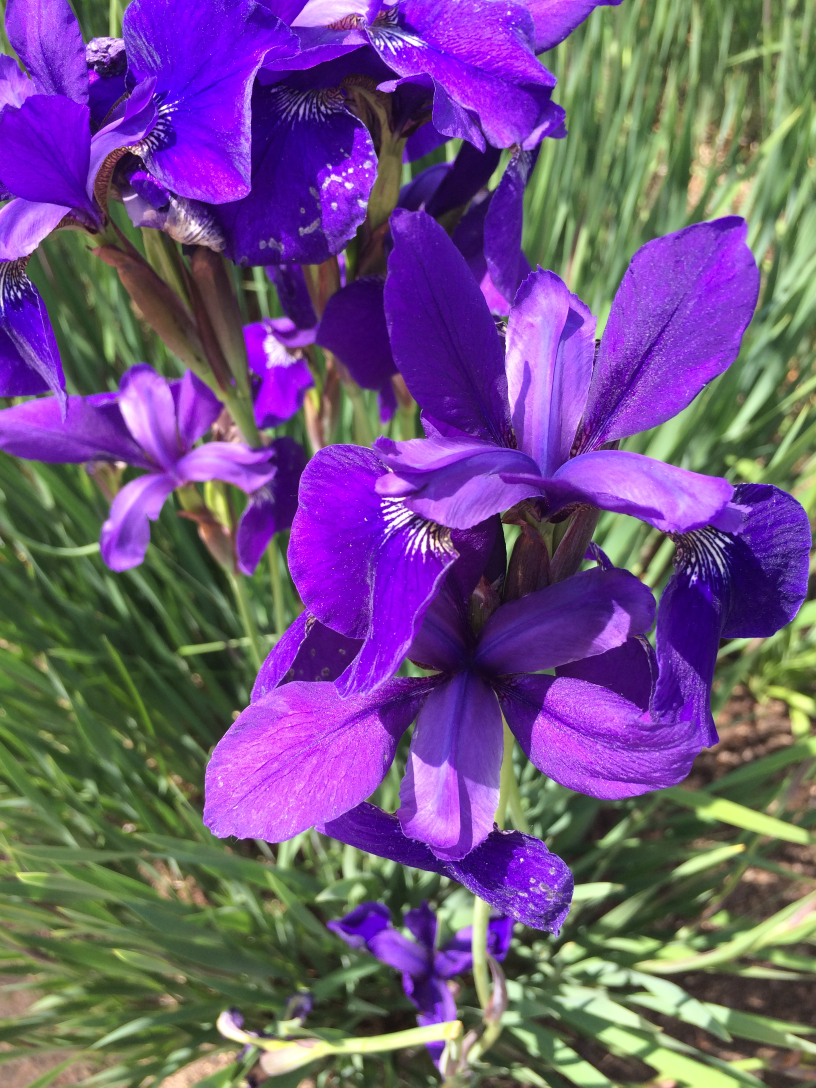
#> input picture IMG_4382.JPG, 2448 x 3264 px, found by its file name (shown at 1/3 size)
$ python ColorDetection.py --image IMG_4382.JPG
#> lines starting #> are read from the running program, lines starting #| are printed output that depends on the picture; after the words box and inside, x2 and y2 are one past the last pixel; in counts of white or black regions, pixels touching at a corner belong together
# import the necessary packages
import numpy as np
import argparse
import cv2

# construct the argument parse and parse the arguments
ap = argparse.ArgumentParser()
ap.add_argument("-i", "--image", help = "path to the image")
args = vars(ap.parse_args())

# load the image
image = cv2.imread("IMG_4382.jpg",1)
#> image is the input picture: shape (3264, 2448, 3); mean B, G, R 129.2, 84.1, 112.4
#resizes the image to fit on screen
r = 500.0 / image.shape[1]
#> r = 0.204
dim = (500, int(image.shape[0] * r))
#> dim = (500, 666)
resized = cv2.resize(image, dim, interpolation = cv2.INTER_AREA)
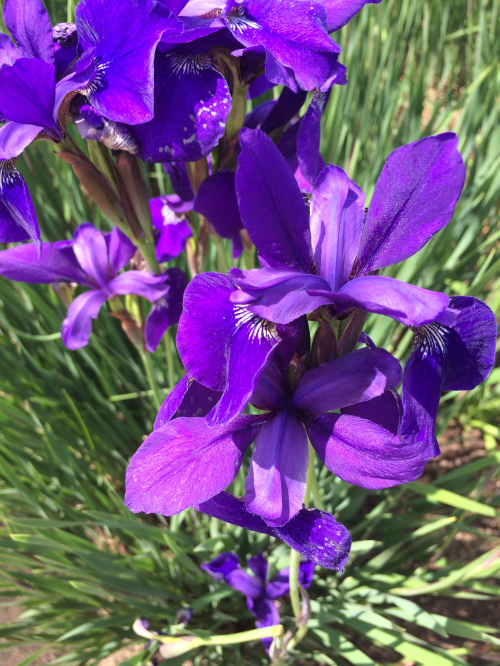
#> resized: shape (666, 500, 3); mean B, G, R 129.2, 84.1, 112.4
image=resized

def selectPhotoWithColor(color):
#> called with color = 'purple'
        color=color.lower()
        # define the list of boundaries
        dict={"red":([17, 15, 100], [50, 56, 200]),
        "orange":([5, 50, 50],[15, 255, 255]),
        "yellow":([103, 86, 65], [145, 133, 128]),
        "green":([45, 100, 50], [75, 255, 255]),
        "blue":([25, 146, 190], [62, 174, 250]),
        "purple":([220,86,80],[255,160,255]),
        "pink":([170,100,0],[240,180,255]),
        "brown":([25,15,80],[34,45,200]),
        "black":([0,0,0],[179,50,45]),}
        boundries=dict[color]

        try:
                dict[color]
        except ValueError:
                print('Color not found')
        except:
                print('Error color not found')

        # create NumPy arrays from the boundaries
        low=boundries[0]
        up=boundries[1]
        lower = np.array(low, dtype = "uint8")
        upper = np.array(up, dtype = "uint8")

        # find the colors within the specified boundaries and apply
        # the mask
        mask = cv2.inRange(image, lower, upper)
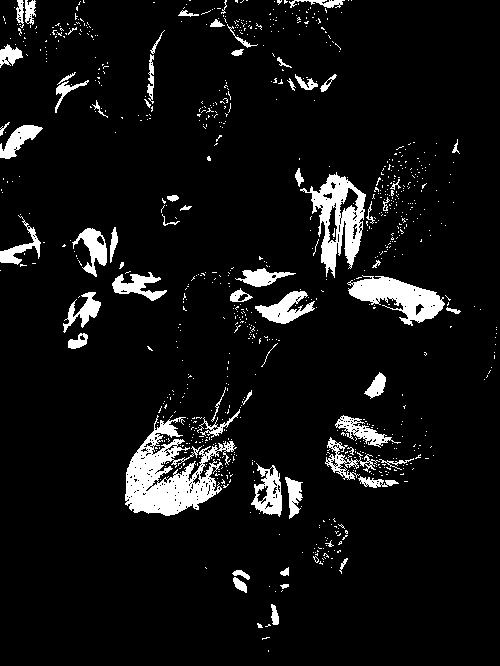
#> mask: shape (666, 500); 7.2% white; 853 white regions (790 under 20 px), largest, box (x1, y1, x2, y2) and area: (125, 415, 237, 516) 5032, (300, 172, 366, 278) 2801, (347, 275, 445, 326) 2342
        output = cv2.bitwise_and(image, image, mask = mask)
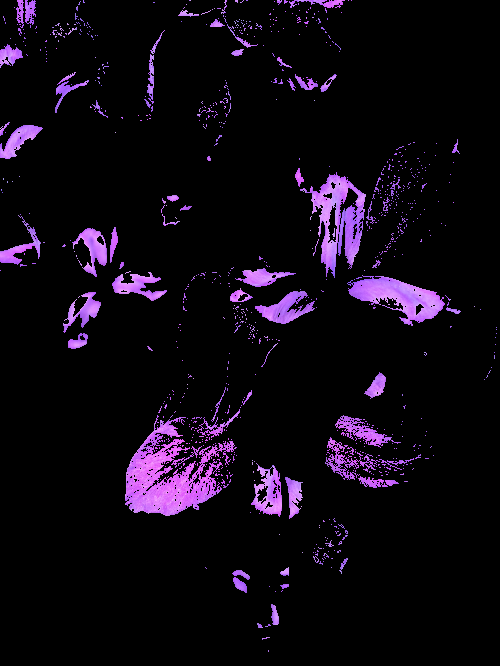
#> output: shape (666, 500, 3); mean B, G, R 18, 8.2, 14.6
        no_color_pix = cv2.countNonZero(mask)
#> no_color_pix = 24029

        print('The number of '+color+' pixels is: ' + str(no_color_pix))
#| The number of purple pixels is: 24029
        print('The total number of pixels is: ' + str(image.size))
#| The total number of pixels is: 999000

        # show the images for testing purposes
        cv2.imshow("images", np.hstack([image, output]))
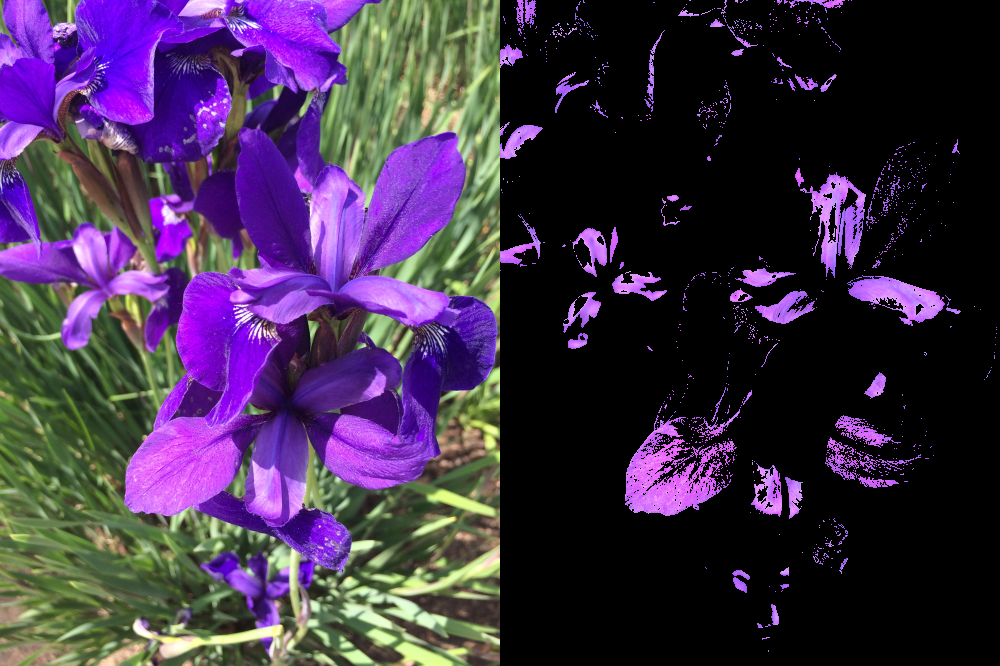
#> window 'images': shape (666, 1000, 3); mean B, G, R 73.6, 46.2, 63.5
        cv2.waitKey(0)
selectPhotoWithColor("purple")
